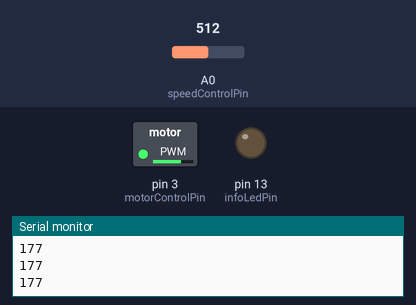
The sketch below on a simulated Arduino Uno, built with avr-gcc and run on an emulated ATmega328P. Parts: switched loads named in the sketch (green lamp = pin HIGH), output pins drawn as LEDs (lit = HIGH), the last lines printed to the serial monitor. Inputs (shaded band) come from the test bench; at power-on: A0 (speedControlPin) = 512.

Above: at 1.2 s.
1.3 s: A0 (speedControlPin) set to 716
At 1.6 s:
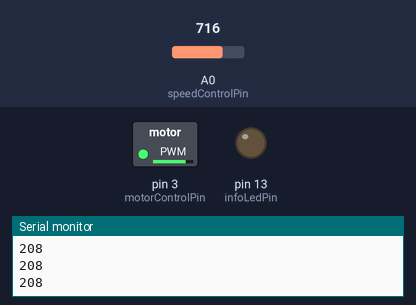
2.8 s: A0 (speedControlPin) set to 122
At 4.0 s:
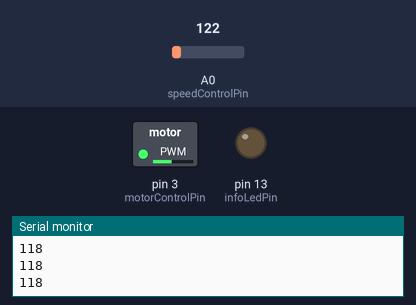
4.3 s: A0 (speedControlPin) set to 511
At 5.1 s:
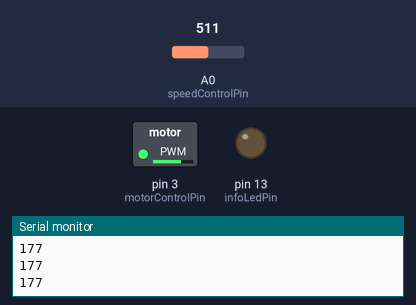
Timing chart, 0 to 7.3 s (numbered marks = the images above; inputs shaded):
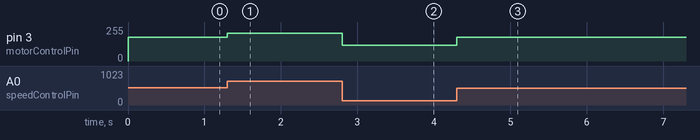

The sketch:

pot_controlled_engine.ino
```cpp
const int infoLedPin = 13;
const int speedControlPin = 0; // A0
const int motorControlPin = 3; // D3

const int __analogWrite_STEPS_NUM__ = 255;  // 0..255
const int __analogRead_STEPS_NUM__  = 1023; // 0..1023
const int __analogWrite_MAX_VAL__   = __analogWrite_STEPS_NUM__ + 1;
const int __analogRead_MAX_VAL__    = __analogRead_STEPS_NUM__  + 1;
const double __analogWriteToRead_RATIO__ = (double) __analogWrite_MAX_VAL__ / __analogRead_MAX_VAL__;
const int MIN_SPEED = 100;
const int MAX_SPEED = 254;
const double NORM_SLOPE = (double) (MAX_SPEED - MIN_SPEED) / __analogWrite_STEPS_NUM__;

int getSpeed() {
  return analogRead(speedControlPin) * NORM_SLOPE * __analogWriteToRead_RATIO__ + MIN_SPEED;
}

int speedie = 0;

void setup() {
  Serial.begin(9600);
  pinMode(infoLedPin, OUTPUT);
  pinMode(motorControlPin, OUTPUT);
  pinMode(speedControlPin, INPUT);
}

void loop() {
  speedie = getSpeed();
  analogWrite(motorControlPin, speedie);
  Serial.println(speedie);
  //delay(10);
}
```

Measured:
- after the input at 1.3 s, pin 3 (motorControlPin): 177/255 → 208/255 at once
- after the input at 2.8 s, pin 3 (motorControlPin): 208/255 → 118/255 at once
- after the input at 4.3 s, pin 3 (motorControlPin): 118/255 → 177/255 at once
